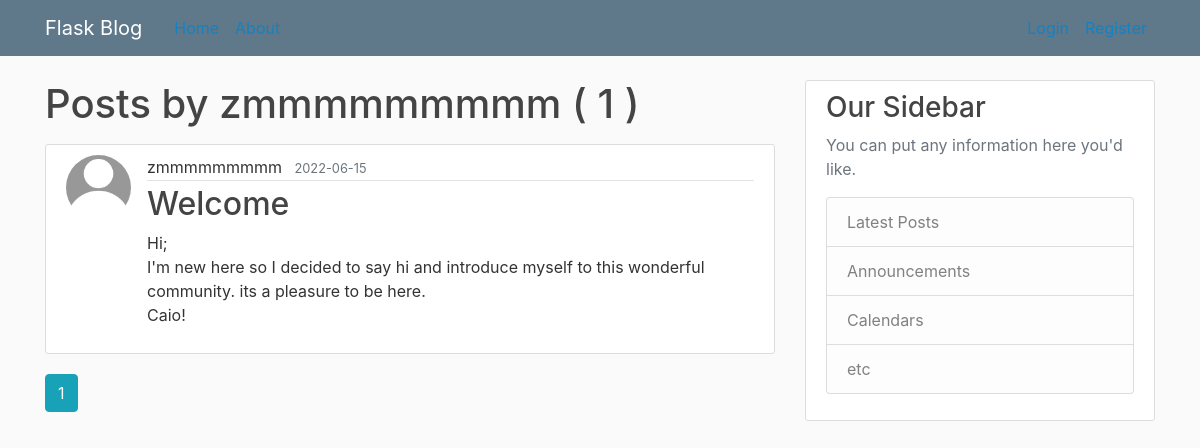
The page /user/zmmmmmmmmm on the database its author committed.
### flaskblog/models.py (models this page shows, shortened)
class User(db.Model, UserMixin):
    id = db.Column(db.Integer, primary_key=True)
    username = db.Column(db.String(20), unique=True, nullable=False)
    email = db.Column(db.String(120), unique=True, nullable=False)
    image_file = db.Column(db.String(20), nullable=False, default='default.jpg')
    password = db.Column(db.String(60), nullable=False)
    posts = db.relationship('Post', backref='author', lazy=True) #Post is name of relationship class

class Post(db.Model):
    id = db.Column(db.Integer, primary_key=True)
    title = db.Column(db.String(100), nullable=False)
    date = db.Column(db.DateTime, nullable=False, default=datetime.utcnow)
    content = db.Column(db.Text, nullable=False)
    user_id = db.Column(db.Integer, db.ForeignKey('user.id'), nullable=False)

### flaskblog/users/routes.py (the view)
@users.route("/user/<string:username>")
def user_posts(username):
    page = request.args.get('page', 1, type=int)
    user = User.query.filter_by(username=username).first_or_404()
    posts = Post.query.filter_by(author=user)\
        .order_by(Post.date.desc()).paginate(page=page, per_page=3)
    return render_template('user_posts.html', posts=posts, user=user)

### flaskblog/templates/user_posts.html
{% extends "layout.html" %}
{% block content %}
<h1 class="mb-3">Posts by {{user.username}} ( {{posts.total}} )</h1>
    {% for post in posts.items %}
        <article class="media content-section">
          <img class="rounded-circle article-img" src="{{ url_for('static', filename='profile_pics/' + post.author.image_file) }}">
          <div class="media-body">
            <div class="article-metadata">
              <a class="mr-2">{{ post.author.username }}</a>
              <small class="text-muted">{{ post.date.strftime('%Y-%m-%d') }}</small>
            </div>
            <h2><a class="article-title" href="{{url_for('posts.post', post_id=post.id)}}">{{ post.title }}</a></h2>
            <p class="article-content">{{ post.content }}</p>
          </div>
        </article>
    {% endfor %}
    {% for page_num in posts.iter_pages(left_edge=1, right_edge=1, left_current=1, right_current=2) %}
      {% if page_num %}
        {% if posts.page == page_num %}
          <a class="btn btn-info mb-4" href="{{url_for('users.user_posts', username=user.username, page=page_num)}}">{{page_num}}</a>
        {% else %}
          <a class="btn btn-outline-info mb-4" href="{{url_for('users.user_posts', username=user.username, page=page_num)}}">{{page_num}}</a>
         {% endif %}
      {% else %}
      ...
      {% endif %}
    {% endfor %}
{% endblock content %}

### flaskblog/static/main.css (style rules this page uses)
body { background: #fafafa; color: #333333; margin-top: 5rem; }
h1, h2, h3, h4, h5, h6 { color: #444444; }
.content-section { background: #ffffff; padding: 10px 20px; border: 1px solid #dddddd; border-radius: 3px; margin-bottom: 20px; }
.article-title { color: #444444; }
.article-content { white-space: pre-line; }
.article-img { height: 65px; width: 65px; margin-right: 16px; }
.article-metadata { padding-bottom: 1px; margin-bottom: 4px; border-bottom: 1px solid #e3e3e3 }

### rows shown on the page
User: username "zmmmmmmmmm"
Post: image_file (placeholder picture), author.username "zmmmmmmmmm", date "2022-06-15", title "Welcome", content "Hi; I'm new here so I decided to say hi and introduce myself to this wonderful community. its a pleasure to be here. Caio!"

### other values the page prints
{{ posts.total }} "1"
{{ page_num }} "1"
